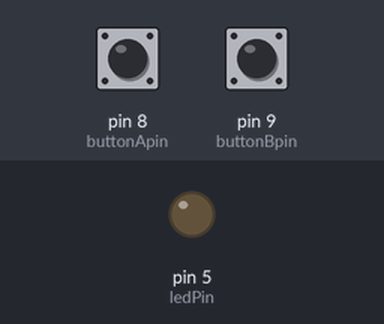
Bench run of a sketch on a simulated Arduino Uno, built with avr-gcc and run on an emulated ATmega328P. Parts: output pins drawn as LEDs (lit = HIGH). Inputs (shaded band) come from the test bench; at power-on: pin 8 (buttonApin) HIGH, pin 9 (buttonBpin) HIGH.

Above: at 1.2 s.
1.3 s: pin 8 (buttonApin) pulled LOW for 0.15 s
At 2.2 s:
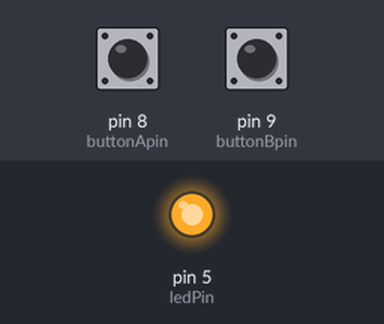
2.9 s: pin 9 (buttonBpin) pulled LOW for 0.15 s
At 3.4 s:
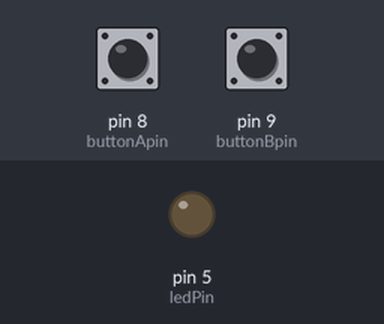
4.5 s: pin 8 (buttonApin) pulled LOW for 1 s
At 5.8 s:
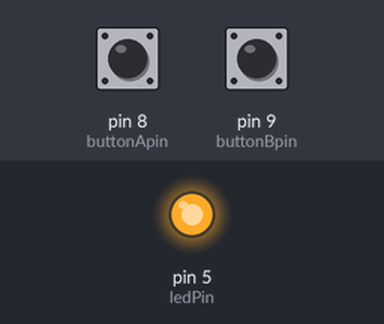
7.0 s: pin 8 (buttonApin) driven LOW and pin 9 (buttonBpin) driven LOW
At 8.0 s:
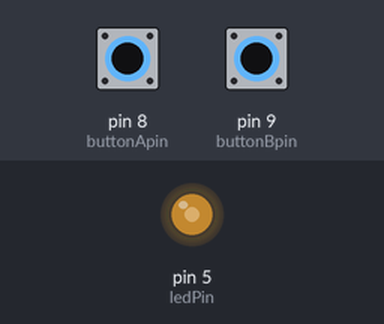
8.5 s: pin 9 (buttonBpin) driven HIGH
At 9.8 s:
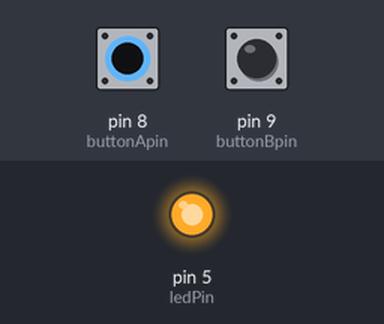
Timing chart, 0 to 11.0 s (numbered marks = the images above; inputs shaded):
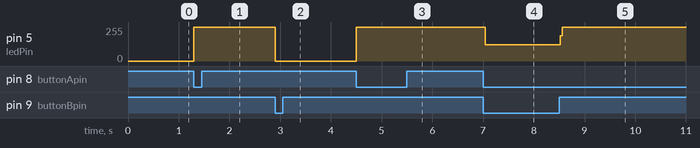

The sketch:

Digital_Inputs.ino
```cpp
//www.elegoo.com
//2016.12.08

int ledPin = 5;
int buttonApin = 8;
int buttonBpin = 9;

byte leds = 0;

void setup()
{
  pinMode(ledPin, OUTPUT);
  pinMode(buttonApin, INPUT_PULLUP);
  pinMode(buttonBpin, INPUT_PULLUP);
  // INPUT_PULLUP means input and high by default
}

void loop()
{
  // test LED:
  // digitalWrite(ledPin, HIGH);

  // when button is pressed, it connects to ground, so reading becomes LOW
  if (digitalRead(buttonApin) == LOW)
  {
    digitalWrite(ledPin, HIGH);
    //delay(5000);
  }
  if (digitalRead(buttonBpin) == LOW)
  {
    digitalWrite(ledPin, LOW);
  }
}
```

Measured:
- after the input at 1.3 s, pin 5 (ledPin): 0/255 → 255/255 at once
- after the input at 2.9 s, pin 5 (ledPin): 255/255 → 0/255 at once
- after the input at 4.5 s, pin 5 (ledPin): 0/255 → 255/255 at once
- after the input at 7.0 s, pin 5 (ledPin): 255/255 → 122/255 at once
- after the input at 8.5 s, pin 5 (ledPin): 122/255 → 255/255 at once
